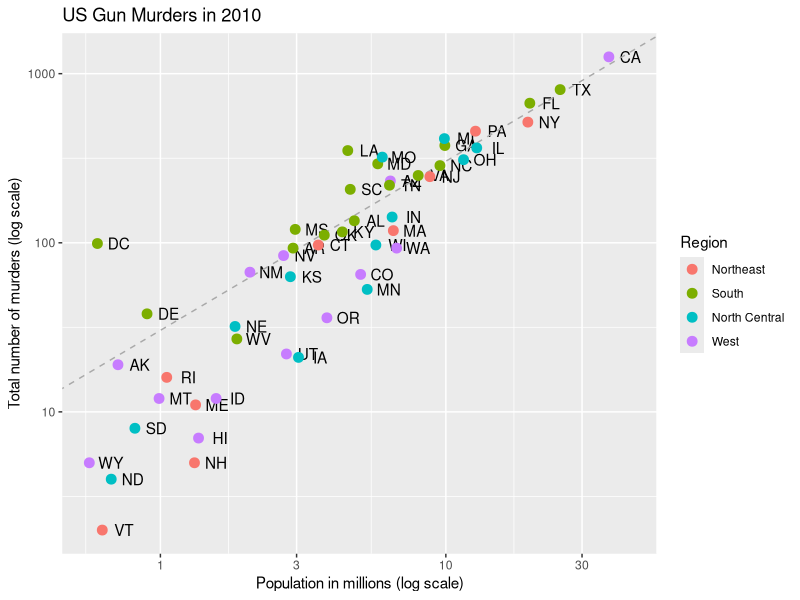

This figure's R source:
# define p
library(tidyverse)
library(dslabs)
data(murders)
p <- murders %>%
  ggplot(aes(population/10^6, total, label = abb)) +
  geom_text(nudge_x = 0.075) +
  scale_x_log10() +
  scale_y_log10() +
  xlab("Population in millions (log scale)") +
  ylab("Total number of murders (log scale)") +
  ggtitle("US Gun Murders in 2010") +
  scale_color_discrete(name = "Region")    # capitalize legend title

# define average murder rate
r <- murders %>%
  summarize(rate = sum(total) / sum(population) * 10^6) %>%
  pull(rate)

# change line to dashed and dark grey, line under points
p + 
  geom_abline(intercept = log10(r), lty = 2, color = "darkgrey") +
  geom_point(aes(col = region), size = 3)

p <- p + scale_color_discrete(name = "Resgion")    # capitalize legend title
